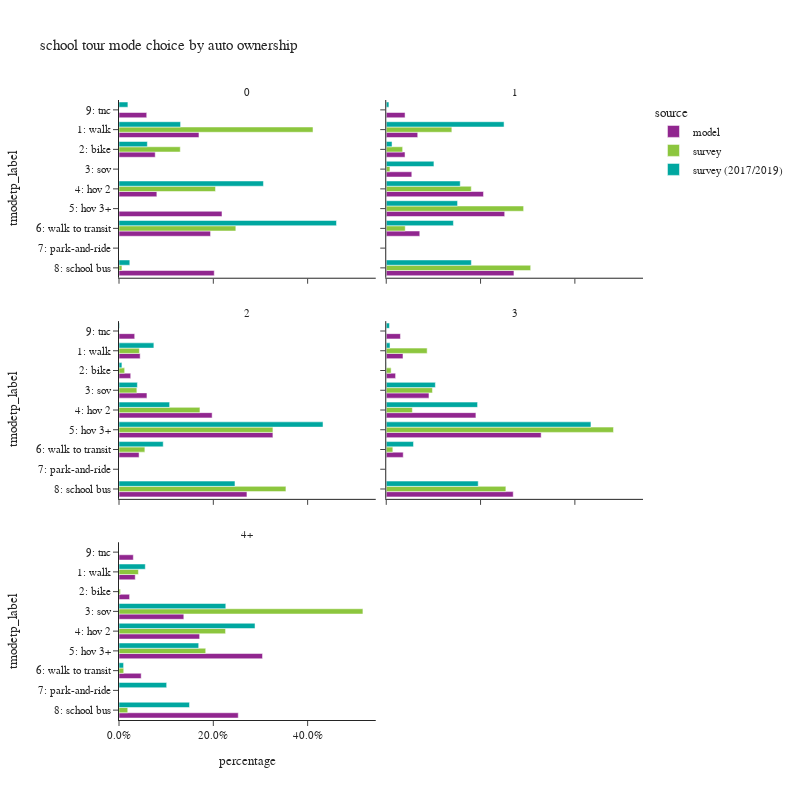

This figure's notebook cell:
### Code cell
plot_mode_choice(sc_tour.loc[sc_tour['auto_ownership_4+']!="-1"],"auto_ownership_4+",
                 {"auto_ownership_4+":["0","1","2","3","4+"],
                  "tmodetp_label":["1: walk","2: bike","3: sov","4: hov 2","5: hov 3+","6: walk to transit",
                                   "7: park-and-ride","8: school bus","9: other–survey only"]},
                 "auto ownership",2,800)

### Figure 1 — Plotly figure (JSON) as saved in the notebook; plotly's stock layout.template omitted (floating-point values rounded to 4 significant figures)
{"data": [{"alignmentgroup": "True", "customdata": [[4605], [2086], [2180], [5931], [5273], [5486], [1597]], "hovertemplate": "source=model<br>auto_ownership_4+=0<br>percentage=%{x}<br>tmodetp_label=%{y}<br>sample count=%{customdata[0]}<extra></extra>", "legendgroup": "model", "marker": {"color": "#91268F", "pattern": {"shape": ""}}, "name": "model", "offsetgroup": "model", "orientation": "h", "showlegend": true, "textposition": "auto", "type": "bar", "x": [0.1696, 0.07681, 0.08027, 0.2184, 0.1942, 0.202, 0.0588], "xaxis": "x5", "y": ["1: walk", "2: bike", "4: hov 2", "5: hov 3+", "6: walk to transit", "8: school bus", "9: tnc"], "yaxis": "y5"}, {"alignmentgroup": "True", "customdata": [[8422], [5028], [6840], [26015], [31695], [8973], [34168], [5035]], "hovertemplate": "source=model<br>auto_ownership_4+=1<br>percentage=%{x}<br>tmodetp_label=%{y}<br>sample count=%{customdata[0]}<extra></extra>", "legendgroup": "model", "marker": {"color": "#91268F", "pattern": {"shape": ""}}, "name": "model", "offsetgroup": "model", "orientation": "h", "showlegend": false, "textposition": "auto", "type": "bar", "x": [0.06675, 0.03985, 0.05421, 0.2062, 0.2512, 0.07111, 0.2708, 0.0399], "xaxis": "x6", "y": ["1: walk", "2: bike", "3: sov", "4: hov 2", "5: hov 3+", "6: walk to transit", "8: school bus", "9: tnc"], "yaxis": "y6"}, {"alignmentgroup": "True", "customdata": [[13873], [7680], [18323], [61057], [100894], [13164], [83876], [10290]], "hovertemplate": "source=model<br>auto_ownership_4+=2<br>percentage=%{x}<br>tmodetp_label=%{y}<br>sample count=%{customdata[0]}<extra></extra>", "legendgroup": "model", "marker": {"color": "#91268F", "pattern": {"shape": ""}}, "name": "model", "offsetgroup": "model", "orientation": "h", "showlegend": false, "textposition": "auto", "type": "bar", "x": [0.04487, 0.02484, 0.05927, 0.1975, 0.3264, 0.04258, 0.2713, 0.03328], "xaxis": "x3", "y": ["1: walk", "2: bike", "3: sov", "4: hov 2", "5: hov 3+", "6: walk to transit", "8: school bus", "9: tnc"], "yaxis": "y3"}, {"alignmentgroup": "True", "customdata": [[6286], [3511], [16039], [33657], [58151], [6375], [47664], [5332]], "hovertemplate": "source=model<br>auto_ownership_4+=3<br>percentage=%{x}<br>tmodetp_label=%{y}<br>sample count=%{customdata[0]}<extra></extra>", "legendgroup": "model", "marker": {"color": "#91268F", "pattern": {"shape": ""}}, "name": "model", "offsetgroup": "model", "orientation": "h", "showlegend": false, "textposition": "auto", "type": "bar", "x": [0.03551, 0.01983, 0.09061, 0.1901, 0.3285, 0.03601, 0.2693, 0.03012], "xaxis": "x4", "y": ["1: walk", "2: bike", "3: sov", "4: hov 2", "5: hov 3+", "6: walk to transit", "8: school bus", "9: tnc"], "yaxis": "y4"}, {"alignmentgroup": "True", "customdata": [[2920], [1905], [11655], [14499], [25807], [3990], [21444], [2574]], "hovertemplate": "source=model<br>auto_ownership_4+=4+<br>percentage=%{x}<br>tmodetp_label=%{y}<br>sample count=%{customdata[0]}<extra></extra>", "legendgroup": "model", "marker": {"color": "#91268F", "pattern": {"shape": ""}}, "name": "model", "offsetgroup": "model", "orientation": "h", "showlegend": false, "textposition": "auto", "type": "bar", "x": [0.03444, 0.02247, 0.1375, 0.171, 0.3043, 0.04706, 0.2529, 0.03036], "xaxis": "x", "y": ["1: walk", "2: bike", "3: sov", "4: hov 2", "5: hov 3+", "6: walk to transit", "8: school bus", "9: tnc"], "yaxis": "y"}, {"alignmentgroup": "True", "customdata": [[8], [2], [1], [6], [2]], "hovertemplate": "source=survey<br>auto_ownership_4+=0<br>percentage=%{x}<br>tmodetp_label=%{y}<br>sample count=%{customdata[0]}<extra></extra>", "legendgroup": "survey", "marker": {"color": "#8CC63E", "pattern": {"shape": ""}}, "name": "survey", "offsetgroup": "survey", "orientation": "h", "showlegend": true, "textposition": "auto", "type": "bar", "x": [0.4114, 0.13, 0.2047, 0.2477, 0.006245], "xaxis": "x5", "y": ["1: walk", "2: bike", "4: hov 2", "6: walk to transit", "8: school bus"], "yaxis": "y5"}, {"alignmentgroup": "True", "customdata": [[21], [11], [6], [19], [47], [17], [36]], "hovertemplate": "source=survey<br>auto_ownership_4+=1<br>percentage=%{x}<br>tmodetp_label=%{y}<br>sample count=%{customdata[0]}<extra></extra>", "legendgroup": "survey", "marker": {"color": "#8CC63E", "pattern": {"shape": ""}}, "name": "survey", "offsetgroup": "survey", "orientation": "h", "showlegend": false, "textposition": "auto", "type": "bar", "x": [0.1391, 0.0348, 0.007873, 0.1803, 0.2913, 0.04026, 0.3063], "xaxis": "x6", "y": ["1: walk", "2: bike", "3: sov", "4: hov 2", "5: hov 3+", "6: walk to transit", "8: school bus"], "yaxis": "y6"}, {"alignmentgroup": "True", "customdata": [[28], [8], [14], [59], [115], [20], [82]], "hovertemplate": "source=survey<br>auto_ownership_4+=2<br>percentage=%{x}<br>tmodetp_label=%{y}<br>sample count=%{customdata[0]}<extra></extra>", "legendgroup": "survey", "marker": {"color": "#8CC63E", "pattern": {"shape": ""}}, "name": "survey", "offsetgroup": "survey", "orientation": "h", "showlegend": false, "textposition": "auto", "type": "bar", "x": [0.04326, 0.012, 0.03787, 0.1716, 0.3264, 0.05485, 0.354], "xaxis": "x3", "y": ["1: walk", "2: bike", "3: sov", "4: hov 2", "5: hov 3+", "6: walk to transit", "8: school bus"], "yaxis": "y3"}, {"alignmentgroup": "True", "customdata": [[4], [2], [12], [11], [29], [1], [26]], "hovertemplate": "source=survey<br>auto_ownership_4+=3<br>percentage=%{x}<br>tmodetp_label=%{y}<br>sample count=%{customdata[0]}<extra></extra>", "legendgroup": "survey", "marker": {"color": "#8CC63E", "pattern": {"shape": ""}}, "name": "survey", "offsetgroup": "survey", "orientation": "h", "showlegend": false, "textposition": "auto", "type": "bar", "x": [0.08674, 0.01036, 0.09797, 0.0554, 0.4819, 0.014, 0.2537], "xaxis": "x4", "y": ["1: walk", "2: bike", "3: sov", "4: hov 2", "5: hov 3+", "6: walk to transit", "8: school bus"], "yaxis": "y4"}, {"alignmentgroup": "True", "customdata": [[1], [1], [10], [4], [2], [2], [5]], "hovertemplate": "source=survey<br>auto_ownership_4+=4+<br>percentage=%{x}<br>tmodetp_label=%{y}<br>sample count=%{customdata[0]}<extra></extra>", "legendgroup": "survey", "marker": {"color": "#8CC63E", "pattern": {"shape": ""}}, "name": "survey", "offsetgroup": "survey", "orientation": "h", "showlegend": false, "textposition": "auto", "type": "bar", "x": [0.04115, 0.003212, 0.5172, 0.226, 0.1839, 0.01002, 0.01854], "xaxis": "x", "y": ["1: walk", "2: bike", "3: sov", "4: hov 2", "5: hov 3+", "6: walk to transit", "8: school bus"], "yaxis": "y"}, {"alignmentgroup": "True", "customdata": [[20], [8], [4], [45], [2], [4]], "hovertemplate": "source=survey (2017/2019)<br>auto_ownership_4+=0<br>percentage=%{x}<br>tmodetp_label=%{y}<br>sample count=%{customdata[0]}<extra></extra>", "legendgroup": "survey (2017/2019)", "marker": {"color": "#00A7A0", "pattern": {"shape": ""}}, "name": "survey (2017/2019)", "offsetgroup": "survey (2017/2019)", "orientation": "h", "showlegend": true, "textposition": "auto", "type": "bar", "x": [0.1306, 0.06012, 0.3063, 0.4612, 0.02292, 0.01886], "xaxis": "x5", "y": ["1: walk", "2: bike", "4: hov 2", "6: walk to transit", "8: school bus", "9: tnc"], "yaxis": "y5"}, {"alignmentgroup": "True", "customdata": [[43], [16], [30], [60], [58], [83], [42], [1]], "hovertemplate": "source=survey (2017/2019)<br>auto_ownership_4+=1<br>percentage=%{x}<br>tmodetp_label=%{y}<br>sample count=%{customdata[0]}<extra></extra>", "legendgroup": "survey (2017/2019)", "marker": {"color": "#00A7A0", "pattern": {"shape": ""}}, "name": "survey (2017/2019)", "offsetgroup": "survey (2017/2019)", "orientation": "h", "showlegend": false, "textposition": "auto", "type": "bar", "x": [0.2498, 0.01231, 0.1011, 0.1569, 0.1512, 0.1424, 0.1805, 0.005676], "xaxis": "x6", "y": ["1: walk", "2: bike", "3: sov", "4: hov 2", "5: hov 3+", "6: walk to transit", "8: school bus", "9: tnc"], "yaxis": "y6"}, {"alignmentgroup": "True", "customdata": [[38], [6], [28], [98], [189], [55], [1], [110], [2]], "hovertemplate": "source=survey (2017/2019)<br>auto_ownership_4+=2<br>percentage=%{x}<br>tmodetp_label=%{y}<br>sample count=%{customdata[0]}<extra></extra>", "legendgroup": "survey (2017/2019)", "marker": {"color": "#00A7A0", "pattern": {"shape": ""}}, "name": "survey (2017/2019)", "offsetgroup": "survey (2017/2019)", "orientation": "h", "showlegend": false, "textposition": "auto", "type": "bar", "x": [0.07393, 0.006163, 0.03898, 0.1073, 0.4326, 0.09376, 5.074e-05, 0.2459, 0.001215], "xaxis": "x3", "y": ["1: walk", "2: bike", "3: sov", "4: hov 2", "5: hov 3+", "6: walk to transit", "7: park-and-ride", "8: school bus", "9: tnc"], "yaxis": "y3"}, {"alignmentgroup": "True", "customdata": [[7], [1], [12], [27], [54], [8], [26], [1]], "hovertemplate": "source=survey (2017/2019)<br>auto_ownership_4+=3<br>percentage=%{x}<br>tmodetp_label=%{y}<br>sample count=%{customdata[0]}<extra></extra>", "legendgroup": "survey (2017/2019)", "marker": {"color": "#00A7A0", "pattern": {"shape": ""}}, "name": "survey (2017/2019)", "offsetgroup": "survey (2017/2019)", "orientation": "h", "showlegend": false, "textposition": "auto", "type": "bar", "x": [0.007985, 0.0003533, 0.1042, 0.1937, 0.4341, 0.05781, 0.195, 0.00688], "xaxis": "x4", "y": ["1: walk", "2: bike", "3: sov", "4: hov 2", "5: hov 3+", "6: walk to transit", "8: school bus", "9: tnc"], "yaxis": "y4"}, {"alignmentgroup": "True", "customdata": [[1], [10], [9], [9], [3], [1], [10]], "hovertemplate": "source=survey (2017/2019)<br>auto_ownership_4+=4+<br>percentage=%{x}<br>tmodetp_label=%{y}<br>sample count=%{customdata[0]}<extra></extra>", "legendgroup": "survey (2017/2019)", "marker": {"color": "#00A7A0", "pattern": {"shape": ""}}, "name": "survey (2017/2019)", "offsetgroup": "survey (2017/2019)", "orientation": "h", "showlegend": false, "textposition": "auto", "type": "bar", "x": [0.05577, 0.2264, 0.2885, 0.169, 0.009711, 0.1011, 0.1495], "xaxis": "x", "y": ["1: walk", "3: sov", "4: hov 2", "5: hov 3+", "6: walk to transit", "7: park-and-ride", "8: school bus"], "yaxis": "y"}], "layout": {"annotations": [{"font": {}, "showarrow": false, "text": "4+", "x": 0.245, "xanchor": "center", "xref": "paper", "y": 0.2867, "yanchor": "bottom", "yref": "paper"}, {"font": {}, "showarrow": false, "text": "2", "x": 0.245, "xanchor": "center", "xref": "paper", "y": 0.6433, "yanchor": "bottom", "yref": "paper"}, {"font": {}, "showarrow": false, "text": "3", "x": 0.755, "xanchor": "center", "xref": "paper", "y": 0.6433, "yanchor": "bottom", "yref": "paper"}, {"font": {}, "showarrow": false, "text": "0", "x": 0.245, "xanchor": "center", "xref": "paper", "y": 1.0, "yanchor": "bottom", "yref": "paper"}, {"font": {}, "showarrow": false, "text": "1", "x": 0.755, "xanchor": "center", "xref": "paper", "y": 1.0, "yanchor": "bottom", "yref": "paper"}], "barmode": "group", "height": 800, "legend": {"title": {"text": "source"}, "tracegroupgap": 0}, "title": {"text": "school tour mode choice by auto ownership"}, "width": 800, "xaxis": {"anchor": "y", "domain": [0.0, 0.49], "tickformat": ".1%", "title": {"text": "percentage"}}, "xaxis2": {"anchor": "y2", "domain": [0.51, 1.0], "matches": "x", "tickformat": ".1%", "title": {"text": "percentage"}}, "xaxis3": {"anchor": "y3", "domain": [0.0, 0.49], "matches": "x", "showticklabels": false, "tickformat": ".1%"}, "xaxis4": {"anchor": "y4", "domain": [0.51, 1.0], "matches": "x", "showticklabels": false, "tickformat": ".1%"}, "xaxis5": {"anchor": "y5", "domain": [0.0, 0.49], "matches": "x", "showticklabels": false, "tickformat": ".1%"}, "xaxis6": {"anchor": "y6", "domain": [0.51, 1.0], "matches": "x", "showticklabels": false, "tickformat": ".1%"}, "yaxis": {"anchor": "x", "categoryarray": ["9: other–survey only", "8: school bus", "7: park-and-ride", "6: walk to transit", "5: hov 3+", "4: hov 2", "3: sov", "2: bike", "1: walk"], "categoryorder": "array", "domain": [0.0, 0.2867], "title": {"text": "tmodetp_label"}}, "yaxis2": {"anchor": "x2", "domain": [0.0, 0.2867], "matches": "y", "showticklabels": false}, "yaxis3": {"anchor": "x3", "categoryarray": ["9: other–survey only", "8: school bus", "7: park-and-ride", "6: walk to transit", "5: hov 3+", "4: hov 2", "3: sov", "2: bike", "1: walk"], "categoryorder": "array", "domain": [0.3567, 0.6433], "matches": "y", "title": {"text": "tmodetp_label"}}, "yaxis4": {"anchor": "x4", "domain": [0.3567, 0.6433], "matches": "y", "showticklabels": false}, "yaxis5": {"anchor": "x5", "categoryarray": ["9: other–survey only", "8: school bus", "7: park-and-ride", "6: walk to transit", "5: hov 3+", "4: hov 2", "3: sov", "2: bike", "1: walk"], "categoryorder": "array", "domain": [0.7133, 1.0], "matches": "y", "title": {"text": "tmodetp_label"}}, "yaxis6": {"anchor": "x6", "domain": [0.7133, 1.0], "matches": "y", "showticklabels": false}}}
